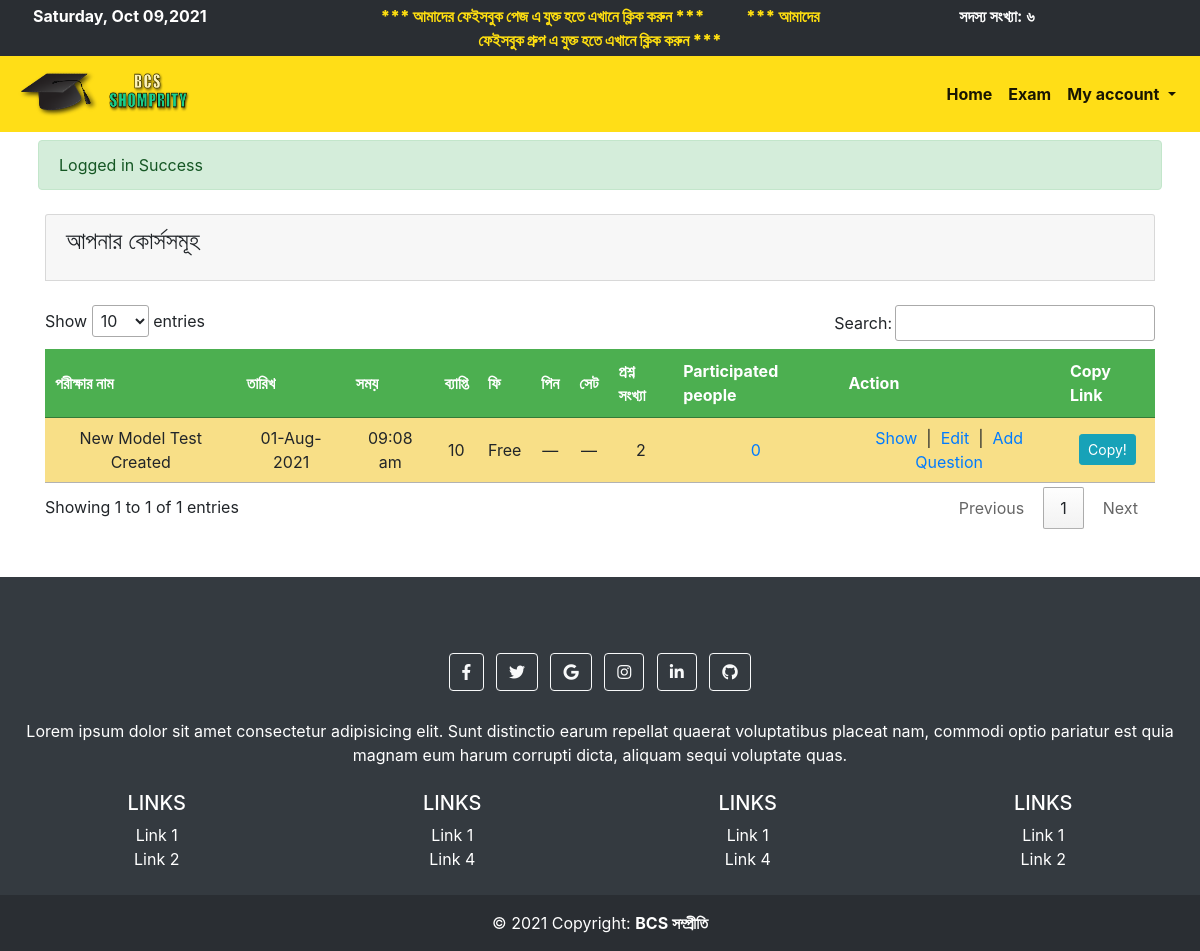
/student/view_model_tests (signed in), run on the app's committed database.
### tables this page shows
CREATE TABLE `model_test` (
  `id` int(11) NOT NULL,
  `user_id` int(11) NOT NULL,
  `model_test_name` varchar(100) NOT NULL,
  `model_test_examiner_name` varchar(100) NOT NULL,
  `positive_mark` float NOT NULL,
  `negative_mark` float NOT NULL,
  `model_test_date` varchar(100) NOT NULL,
  `duration` int(11) NOT NULL,
  `model_set` varchar(100) DEFAULT NULL,
  `course_id` int(11) DEFAULT NULL,
  `payment` int(11) DEFAULT NULL,
  `pinned` int(11) DEFAULT NULL,
  `secure_pin` varchar(100) DEFAULT NULL,
  `image_name` varchar(100) DEFAULT NULL,
  `image_type` varchar(100) DEFAULT NULL,
  `participants` int(11) DEFAULT NULL,
  `finished` int(11) DEFAULT NULL,
  `total_questions` int(11) DEFAULT NULL,
  `created_at` timestamp NULL DEFAULT current_timestamp(),
  `banner_payment_amount` varchar(100) DEFAULT NULL,
  `banner_medium` varchar(100) DEFAULT NULL,
  `banner_action` tinyint(1) NOT NULL DEFAULT 0,
  `banner_payment_number` varchar(100) DEFAULT NULL
);

### link/dbname.php (called while the page is built, shortened)
<?php
$MODEL_TEST = 'model_test';
$QUESTION_ANSWER = 'question_answer';

### student/view_model_tests.php (the view, shortened to what this page needs)
<?php include 'toplayout.php';
$user_id = userID($userInput);
if(empty($_GET['id'])){
    $data = all_by_userID($MODEL_TEST,$user_id);
}else {
    $data = all_by_SPECIFIC_ID_TWO($MODEL_TEST,'user_id',$user_id,'course_id',$_GET['id']);
}
?>
<div class="container">
    <div class=" card card-header">
        <h4 class="card-title text-center" style="display: flex"> আপনার কোর্সসমূহ </h4>
    </div>
    <br>
    <table class="category_table text-center" id="table_id">
        <thead>
            <tr>
                <th> পরীক্ষার নাম </th>
                <th> তারিখ </th>
                <th> সময়</th>
                <th> ব্যাপ্তি </th>
                <th> ফি </th>
                <th> পিন </th>
                <th> সেট </th>
                <th> প্রশ্ন সংখ্যা </th>
                <th>Participated people</th>
                <th> Action </th>
                <th> Copy Link</th>
            </tr>
        </thead>
        <?php  foreach ($data as $row) { ?>
        <tr>
        <td><?php echo $row['model_test_name']; ?></td>
        <td><?php echo stringToDate($row['model_test_date']); ?></td>
        <td><?php echo stringToTime($row['model_test_date']); ?></td>
        <td><?php echo $row['duration']; ?></td>
        <td>
        <?php
        if($row['payment']==1){
            echo "Free";
        }else {
            echo "Paid";
            }?>
       </td>
        <td><?php echo empty($row['secure_pin'])?"—":$row['secure_pin']; ?></td>
        <td><?php echo empty($row['model_set'])?"—":$row['model_set']; ?></td>
        <td><?php echo empty($row['total_questions'])?"—":$row['total_questions']; ?></td>
        <td><a href="participated_people.php?id=<?php echo $row['id']?>"><?php echo TotalNumberOfRowsWhere($QUESTION_ANSWER,"model_test_id",$row['id']); ?></a></td>
        <td>
          <a href="view_model_question.php?id=<?php echo $row['id']?>">Show</a>&nbsp;
          |&nbsp; <a href="edit_model_test.php?id=<?php echo $row['id']?>">Edit</a>&nbsp;
          <?php if ($row['finished'] ==NULL or $row['finished']==0) {?>
            |&nbsp; <a href="add_questions.php?id=<?php echo $row['id']?>">Add Question</a>
          <?php } ?>
        </td>
        <td>
        <button class="btn btn-sm btn-info" onclick="navigator.clipboard.writeText('bcsshomprity.com/student/model_exam.php?id='+<?php echo $row['id'];?>)">
        <span id="myTooltip<?php echo  $row['id'];?>"> Copy!</span>
        </button>
        </td>
        </tr>
        <?php  } ?>
    </table>
    <br>
</div>
<br>
<?php include 'bottomlayout.php'; ?>

### data on the page
model_test: model_test_name "New Model Test Created", model_test_date "01-Aug-2021", model_test_date "09:08 am", duration "10", payment "Free", total_questions "2", id "0"

### other printed values
englishToBangla($totalmember) "৬"
$_SESSION['message'] "Logged in Success"
